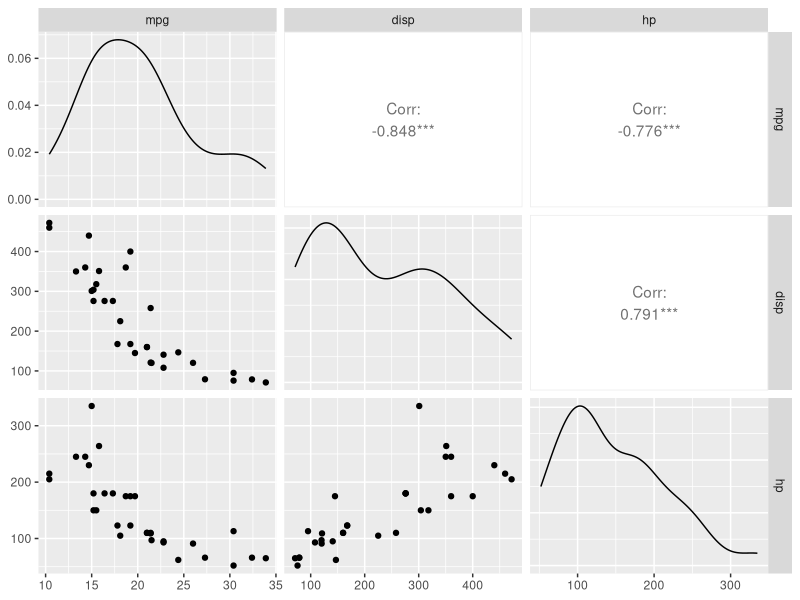
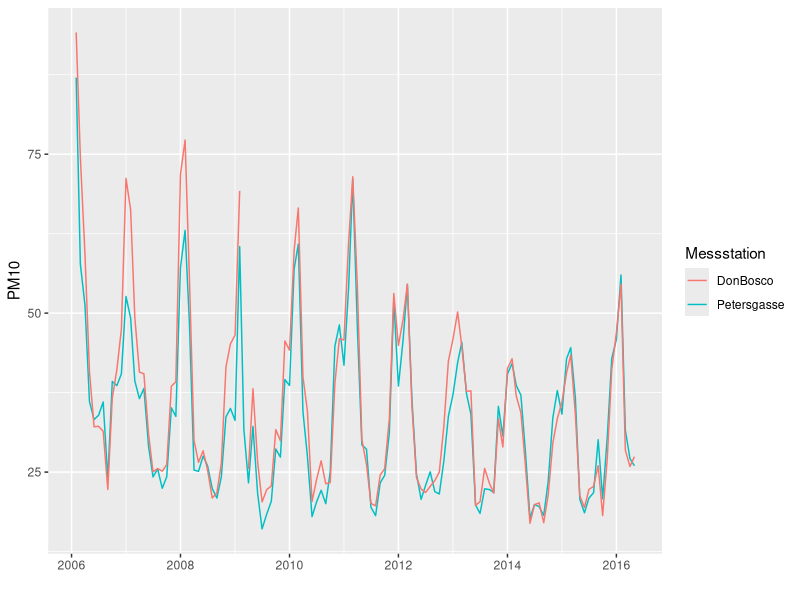
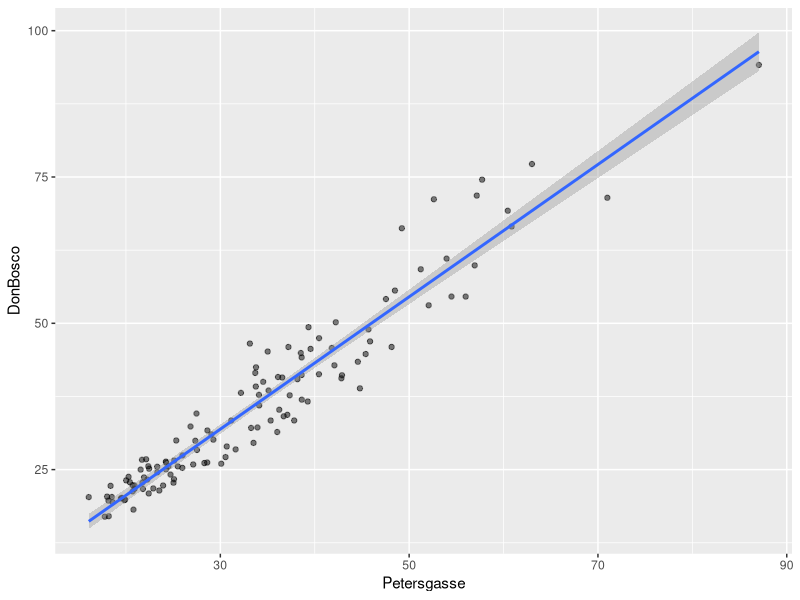

Reproduce these figures in R, in order.
## ---- chunk 1
r = 0.25
N = 62
alpha = 0.05
z = atanh(r)
se_z = 1 / sqrt(N - 3)
(p = 2 * pnorm(-abs(z / se_z)))
## ---- chunk 2
r = 0.05
N = 1538
alpha = 0.05
z = atanh(r)
se_z = 1 / sqrt(N - 3)
(p = 2 * pnorm(-abs(z / se_z)))
## ---- chunk 3
x = c(8, 1, -4, 5, 6, 10, 9)
y = c(-2, -5, -6, 0, 3, 7, 10)
cor.test(x, y, conf.level=0.99)
## ---- chunk 4
#| message: false
library(GGally)

ggpairs(mtcars[, c("mpg", "disp", "hp")])
## ---- chunk 5
cor(mtcars[, c("mpg", "disp", "hp")], method="pearson")
cor(mtcars[, c("mpg", "disp", "hp")], method="spearman")
## ---- chunk 6
#| message: false
library(readr)
pm10 = read_csv("pm10.csv")
pm10[["Datum"]] = as.Date(pm10[["Datum"]], format="%d.%m.%y")
## ---- chunk 7
#| message: false
#| warning: false
library(ggplot2)

ggplot(pm10, aes(x=Datum)) +
    geom_line(aes(y=Petersgasse, color="Petersgasse")) +
    geom_line(aes(y=DonBosco, color="DonBosco")) +
    labs(x="", y="PM10", color="Messstation")
## ---- chunk 8
#| message: false
#| warning: false
ggplot(pm10, aes(x=Petersgasse, y=DonBosco)) +
    geom_point(alpha=0.5) +
    geom_smooth(method="lm")
## ---- chunk 9
(r = cor.test(pm10[["Petersgasse"]], pm10[["DonBosco"]]))
r$estimate^2  # erklärte Varianz

# fehlende Werte (NA) müssen explizit ausgeschlossen werden
cor(pm10[["Petersgasse"]], pm10[["DonBosco"]], use="complete.obs")
## ---- chunk 10
#| message: false
library(dplyr)

cor(penguins[["bill_len"]], penguins[["bill_dep"]], use="complete.obs")

penguins |>
    group_by(species) |>
    summarize(r=cor(bill_len, bill_dep, use="complete.obs"))
